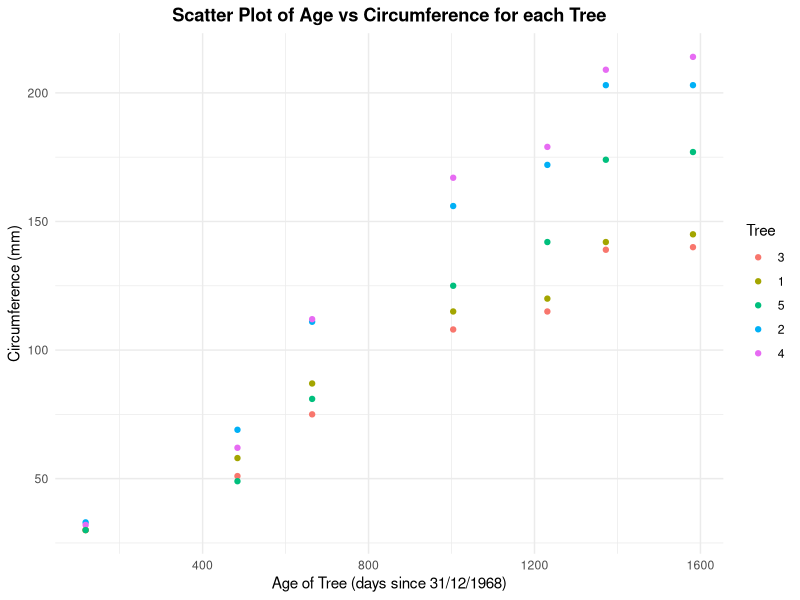

Write R code to recreate this figure.
## ---- chunk 1
# loading the dataset
data("Orange")
## ---- chunk 2
head(Orange,10)
## ---- chunk 3
# provides summary statistics of each column except the first
summary(Orange[,-1]) 
## ---- chunk 4
# loading package for creating good plots
library(ggplot2)

# plot of age vs circumference, colored by Tree
ggplot(data = Orange, aes(x = age, y = circumference, color = Tree)) +
  
  # scatterplot
  geom_point() +
  
  # plot title, x- and y-axis labels
  labs(title = "Scatter Plot of Age vs Circumference for each Tree",
       x = "Age of Tree (days since 31/12/1968)",
       y = "Circumference (mm)") +
  
  # color options
  scale_color_discrete(name = "Tree") +
  theme_minimal() +
  theme(
    # Center and bolden the title
    plot.title = element_text(hjust = 0.5, face = "bold")
  )
